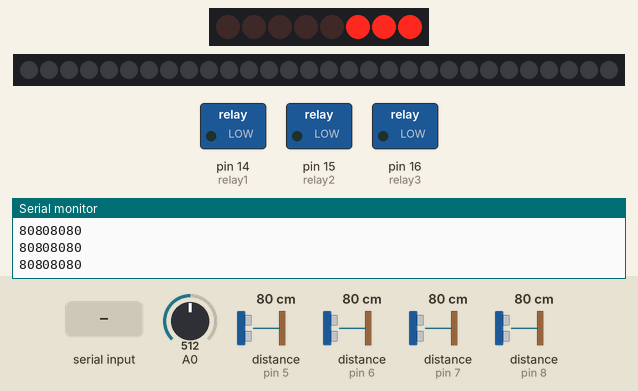
The sketch below on a simulated Arduino Leonardo, built with avr-gcc and run on an emulated ATmega32U4. Parts: 8 shift-register outputs drawn as a row of LEDs (first output left, lit = HIGH), 30 RGB LEDs in strip order, left to right, switched loads named in the sketch (green lamp = pin HIGH), the last lines printed to the serial monitor. Wiring (inferred from the names in the program): shift register (74HC595): data pin 2; shift clock pin 3; latch pin 4. Wiring (inferred from the signals the program sends): row of LEDs: on Q0, Q1, Q2, Q3, Q4, Q5, Q6, Q7. Inputs (shaded band) come from the test bench; at power-on: distance to the obstacle (sensors on pin 6, pin 5, pin 8, pin 7) 80 cm, A0 = 512. The echo pulse lasts 58.3 µs per cm; dim RGB values are drawn brighter than linear; USB keyboard and mouse output is not drawn; pins used as bus, display or sensor lines are not drawn.

Above: at 1.2 s.
1.3 s: "countdown" received over Serial
At 1.5 s:
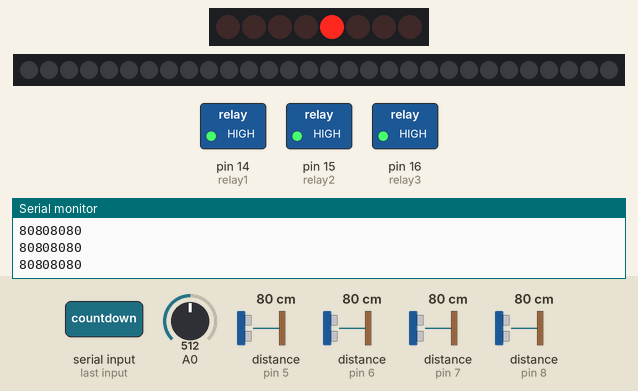
3.0 s: distance to the obstacle (sensor on pin 6) set to 2 cm
At 4.1 s:
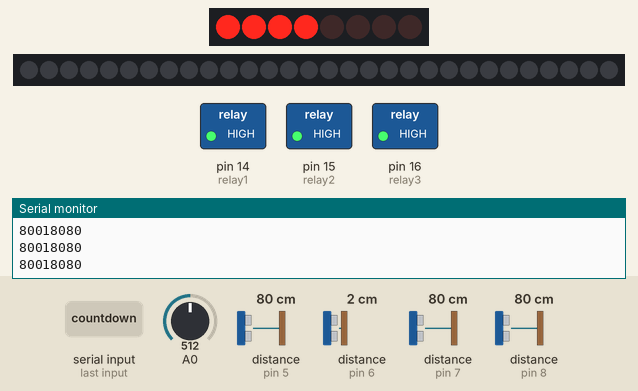
5.1 s: distance to the obstacle (sensor on pin 5) set to 250 cm
At 6.0 s:
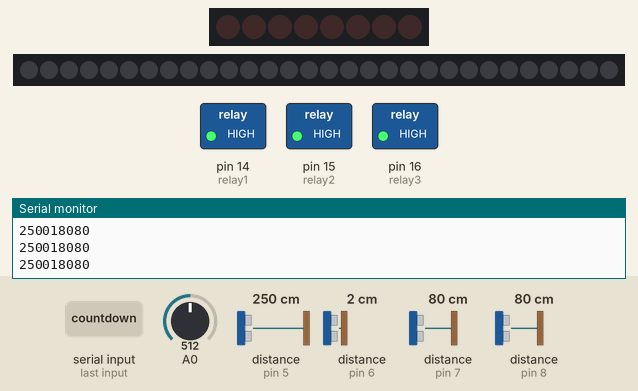
6.6 s: distance to the obstacle (sensor on pin 8) set to 2 cm
At 9.16 s:
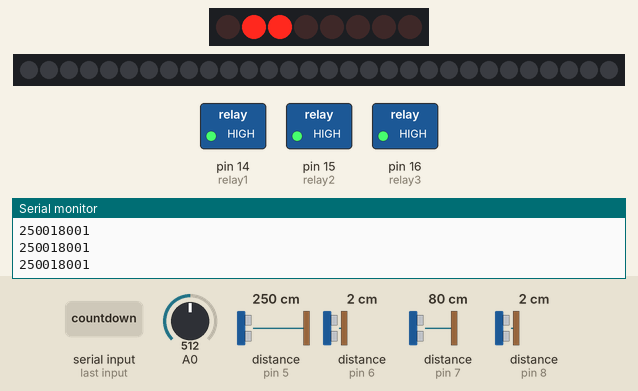
9.6 s: distance to the obstacle (sensor on pin 7) set to 18 cm
11.2 s: "introVideo" received over Serial
At 12.07 s:
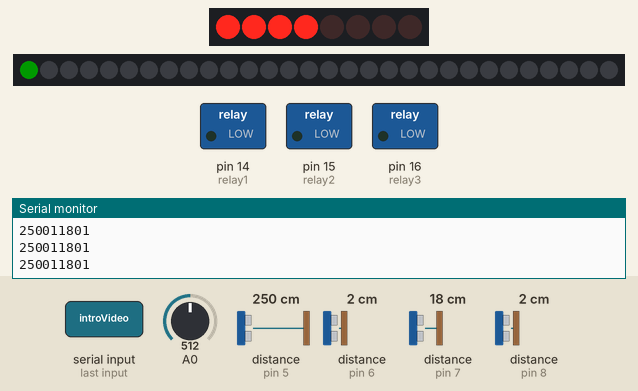
Timing chart, 0 to 19.3 s (numbered marks = the images above; inputs shaded):
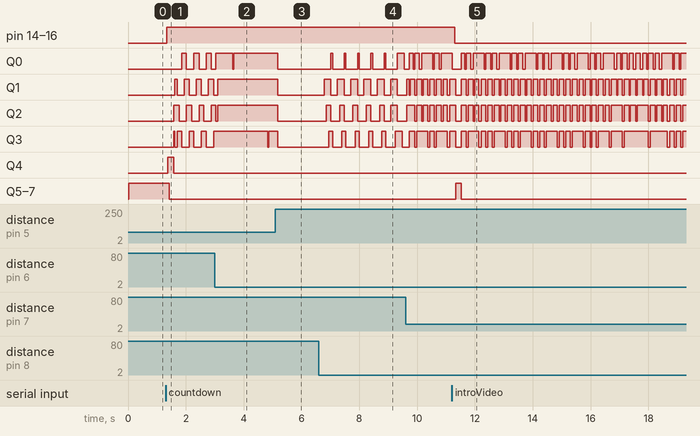

Measured:
- after the input at 1.3 s, pin 14 (relay1), pin 15 (relay2): LOW → HIGH at once
- after the input at 6.6 s, Q0: goes 5 × (HIGH 0.06 s, LOW 0.40 s), HIGH 0.24 s, then LOW, starting after 0.42 s; Q1: alternates HIGH for 0.24 s and LOW for 0.22 s, starting after 0.19 s
- after the input at 11.2 s, pin 14 (relay1), pin 15 (relay2), pin 16 (relay3): HIGH → LOW after 0.11 s
- what the display in image 2 shows lasts 1.1 s, from 3.7 s to 4.8 s

The sketch:

of_arduino_sketch.ino
```cpp
#include "Keyboard.h"
#include <FastLED.h>


#define NUM_LEDS 30
#define LED_PIN 10
#define BRIGHTNESS  50
#define LED_TYPE    WS2812B
#define COLOR_ORDER GRB

CRGB leds[NUM_LEDS];

 //HCSR04 echo pins
const int echoPin1 = 5;
const int echoPin2 = 6;
const int echoPin3 = 7;
const int echoPin4 = 8;

//Pin connected to ST_CP of 74HC595
const int latchPin = 4;
//Pin connected to DS of 74HC595
const int dataPin = 2;
//Pin connected to SH_CP of 74HC595
const int clockPin = 3;

byte triggerPin1On = B00000001;
byte triggerPin2On = B00000010;
byte triggerPin3On = B00000100;
byte triggerPin4On = B00001000;

byte ledPin1On = B10000000;
byte ledPin2On = B01000000;
byte ledPin3On = B00100000;
byte ledPin4On = B00010000;

// example: set triggerPin1 to on qnd ledPin1 to on
// byte result = 0 | triggerPin1On | ledPin1On;

const int relay1 = 14;
const int relay2 = 15;
const int relay3 = 16;

byte ledsLevel = 0xe0 ;// 11100000;
byte skip =  0x10 ;//00010000;

byte triggerPin1;
byte triggerPin2;
byte triggerPin3;
byte triggerPin4;
byte zero;

String game_state = ""; // start introVideo introGame countdown game levelUp end outro score
String number = "";


int level;
int score;


void setup() {
  Serial.begin (9600);

  pinMode(echoPin1, INPUT);
  pinMode(echoPin2, INPUT);
  pinMode(echoPin3, INPUT);
  pinMode(echoPin4, INPUT);


  pinMode(relay1, OUTPUT);
  pinMode(relay2, OUTPUT);
  pinMode(relay3, OUTPUT);

  pinMode(latchPin, OUTPUT);
  pinMode(dataPin, OUTPUT);
  pinMode(clockPin, OUTPUT);

  Keyboard.begin();

  FastLED.addLeds<LED_TYPE, LED_PIN, COLOR_ORDER>(leds, NUM_LEDS);
  FastLED.setBrightness(  BRIGHTNESS );
  score = 0;
  level = 0;

  for(int i=0; i< 30; i++){
      leds[i] = CRGB::Black;
  }


  game_state = "start" ;

}


void loop() {

  char inByte = 0;
  int valueButton = analogRead(A0);


  if(game_state == "start"){
    //registerWrite(ledsLevel);
    triggerPin1 = 0 | triggerPin1On | ledPin1On | ledPin2On | ledPin3On;
    triggerPin2 = 0 | triggerPin2On | ledPin1On | ledPin2On | ledPin3On;
    triggerPin3 = 0 | triggerPin3On | ledPin1On | ledPin2On | ledPin3On;
    triggerPin4 = 0 | triggerPin4On | ledPin1On | ledPin2On | ledPin3On;
    zero = 0 | ledPin1On | ledPin2On | ledPin3On;

    digitalWrite(relay1, LOW);
    digitalWrite(relay2, LOW);
    digitalWrite(relay3, LOW);


  }else if(game_state == "introVideo" || game_state == "introGame" || game_state == "score"){
    //registerWrite(skip);
   /* triggerPin1 = 0x11;
    triggerPin2 = 0x12;
    triggerPin3 = 0x14;
    triggerPin4 = 0x18;
    zero = 0x10;*/

    triggerPin1 = 0 | triggerPin1On | ledPin4On;
    triggerPin2 = 0 | triggerPin2On | ledPin4On;
    triggerPin3 = 0 | triggerPin3On | ledPin4On;
    triggerPin4 = 0 | triggerPin4On | ledPin4On;
    zero = 0 | ledPin4On;


  }else if(game_state == "countdown" || game_state == "game" || game_state == "levelUp" ){


    triggerPin1 = triggerPin1On;
    triggerPin2 = triggerPin2On;
    triggerPin3 = triggerPin3On;
    triggerPin4 = triggerPin4On;
    zero = 0;
  }

  if(game_state == "introGame"){
    digitalWrite(relay1, HIGH);
    digitalWrite(relay2, HIGH);
    digitalWrite(relay3, HIGH);
  }

  // get incoming byte:
  inByte = Serial.read();

    // light on => Level 2
  if(inByte == 'a'){
    /*if(level < 3){
      level ++;
    }*/

  }

  if(inByte == 'b') {
    //digitalWrite(relay2, LOW);

    game_state = "introVideo";
  }

  if(inByte == 'c'){
    game_state = "introGame";
  }

  if(inByte == 'd'){
    game_state = "game";
  }

  // score
  if(inByte == 'e'){
    leds[score] = CRGB::Green;
    score ++;
    FastLED.show();
  }

  // miss
  if(inByte == 'f'){
    leds[score] = CRGB::Red;
    score ++;
    FastLED.show();
  }

  if(inByte == 'g'){
    game_state = "score";
  }


  //reset
  if(inByte == 'r'){
    level = 0;
    score = 0;

    for(int i=0; i< 30; i++){
      leds[i] = CRGB::Black;
    }
    FastLED.show();

    game_state = "start" ;
  }

  if(score >= 10){
    digitalWrite(relay1, LOW);
  }

  if(score >= 20){
    digitalWrite(relay2, LOW);
  }

  if(score == 30){
    digitalWrite(relay3, LOW);
  }


  if (valueButton >= 700 && valueButton < 800) {
    //button 1: hard
    Keyboard.write('h');
  } else if (valueButton >= 600 && valueButton < 700) {
    //button 2: medium
    Keyboard.write('i');
  } else if (valueButton > 480 && valueButton < 600) {
    //button 3: easy
    Keyboard.write('e');
  } else if (valueButton < 480) {
    //button 4: skip
    Keyboard.write('s');

  }


  if(level == 2){
    digitalWrite(relay1, LOW);
  }


  long  distance1;
  distance1 = get74HC595DistanceHCSSR04(triggerPin1,echoPin1, zero);
  if (distance1 >= 500 || distance1 <= 0){
      number += "00";
    } else {
      if(distance1 < 10) {
        number += "0";
        number += String(distance1);
      }else {
        number += String(distance1);
      }
    }


  long  distance2;
  distance2 = get74HC595DistanceHCSSR04(triggerPin2,echoPin2, zero);
  if (distance2 >= 500 || distance2 <= 0){
      //Serial.println("99");
      distance2 = 0;
    }
    else {
      if(distance2 < 10) {
        number += "0";
        number += String(distance2);
      }else {
        number += String(distance2);

      }
    }


  long distance3;
  distance3 = get74HC595DistanceHCSSR04(triggerPin3,echoPin3, zero);
  if (distance3 >= 500 || distance3 <= 0){
      //Serial.println("99");
      distance3 = 0;
    }
    else {
      if(distance3 < 10) {
        number += "0";
        number += String(distance3);
      }else {
        number += String(distance3);

      }
    }

  long distance4;
  distance4 = get74HC595DistanceHCSSR04(triggerPin4,echoPin4, zero);
  if (distance4 >= 500 || distance4 <= 0){
      //Serial.println("99");
      distance4 = 0;
    }
    else {
      if(distance4 < 10) {
        number += "0";
        number += String(distance4);
      }else {
        number += String(distance4);
      }
    }


  Serial.println(number);
  number = "";
  //Serial.println(String("43452"));
  Serial.flush();
}

void registerWrite(int funcLeds) {
  digitalWrite(latchPin, LOW);//stop anything changine while writing
  shiftOut(dataPin, clockPin, MSBFIRST, funcLeds);
  digitalWrite(latchPin, HIGH);//allow pins to change
}

int get74HC595DistanceHCSSR04(int funcTriggerPin, int funcEchoPin, int zero){

  unsigned long duration;  //time taken for echo
  int myDistance;

  digitalWrite(latchPin, LOW);//stop anything changine while writing
  shiftOut(dataPin, clockPin, MSBFIRST, zero);//send all zeros
  digitalWrite(latchPin, HIGH);//allow pins to change

  //A tiny delay 2 millionths of a second
  delayMicroseconds(2);

  // Sets the trigPin HIGH (ACTIVE) for 10 microseconds
  //same as turing the LED on in the blink sketch
  //digitalWrite(funcTriggerPin, HIGH);
  digitalWrite(latchPin, LOW);//stop anything changine while writing
  shiftOut(dataPin, clockPin, MSBFIRST, funcTriggerPin);//pin to go HIGH
  digitalWrite(latchPin, HIGH);//allow pins to change


  //pin stays HIGH (5v) for 10 microseconds to trigger a pulse
  delayMicroseconds(10);

  //Pin taken LOW (0v) after pulse triggered ready for next pulse
  //digitalWrite(funcTriggerPin, LOW);
  digitalWrite(latchPin, LOW);//stop anything changine while writing
  shiftOut(dataPin, clockPin, MSBFIRST, zero);//send all zeros
  digitalWrite(latchPin, HIGH);//allow pins to change

  duration = pulseIn(funcEchoPin, HIGH);

   myDistance = (duration/2) / 29.1;
   return myDistance;
}
```
